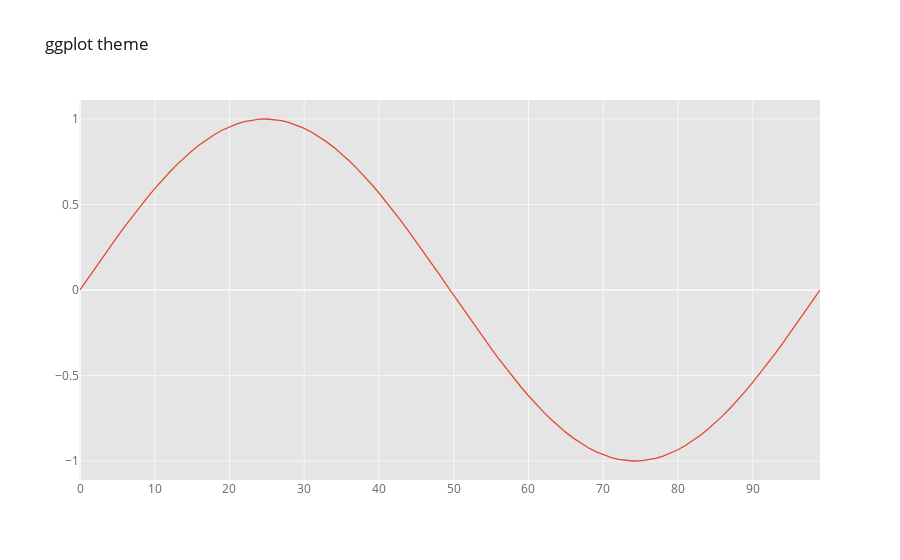
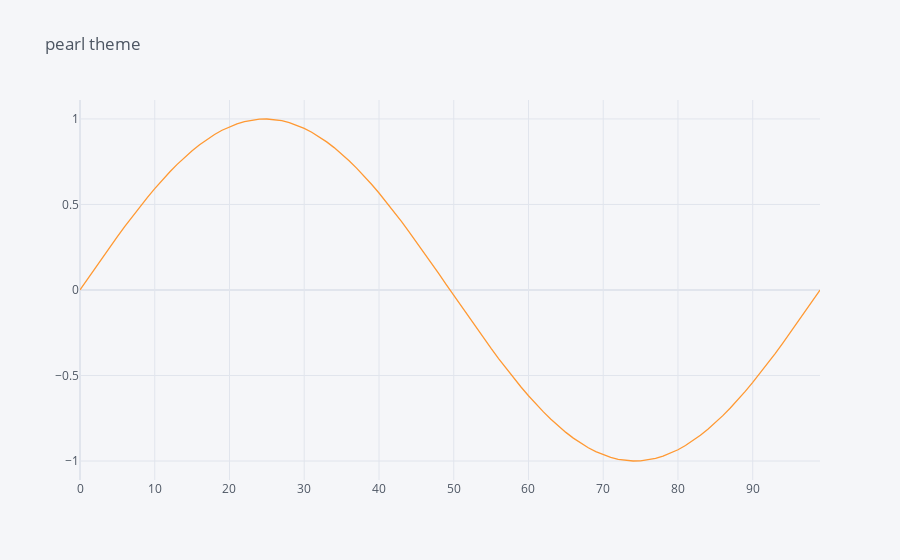
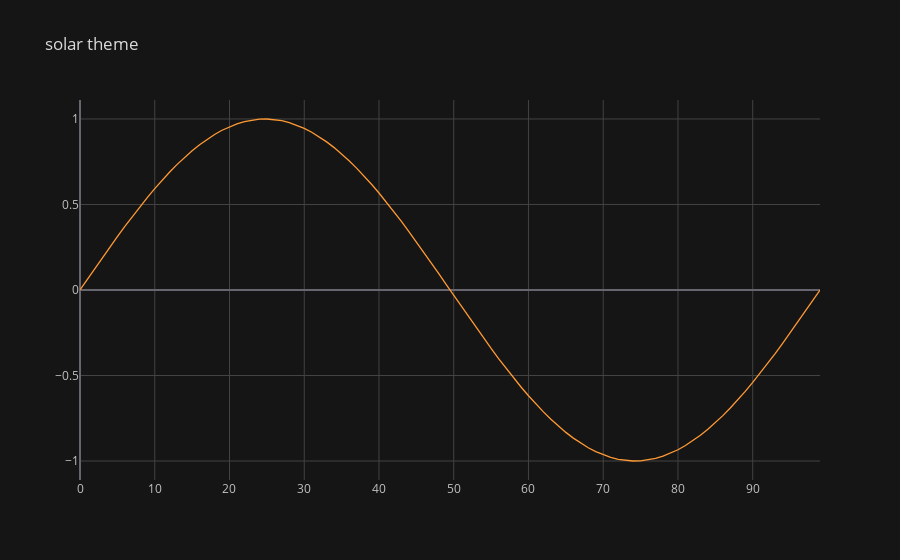
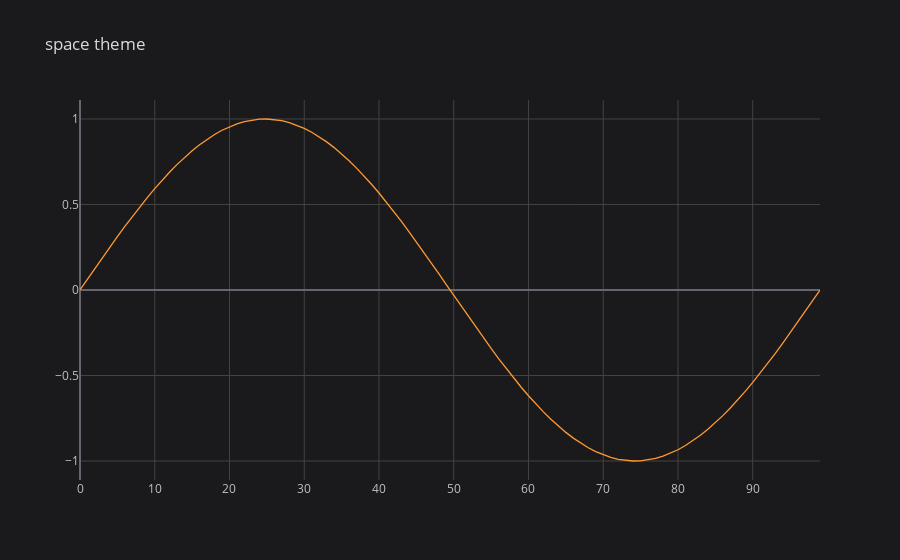

These figures' notebook cell, in order:
### Code cell
for theme in cf.getThemes():
    pd.DataFrame( data=np.sin(np.linspace(0,2*np.pi,100)), ).iplot(theme=theme,  title=f'{theme} theme')

### Figure 1 — Plotly figure (JSON) as saved in the notebook; plotly's stock layout.template omitted (floating-point values rounded to 4 significant figures)
{"data": [{"line": {"color": "rgba(226, 74, 51, 1.0)", "dash": "solid", "shape": "linear", "width": 1.3}, "mode": "lines", "name": "0", "text": "", "type": "scatter", "x": [0, 1, 2, 3, 4, 5, 6, 7, 8, 9, 10, 11, 12, 13, 14, 15, 16, 17, 18, 19, 20, 21, 22, 23, 24, 25, 26, 27, 28, 29, 30, 31, 32, 33, 34, 35, 36, 37, 38, 39, 40, 41, 42, 43, 44, 45, 46, 47, 48, 49, 50, 51, 52, 53, 54, 55, 56, 57, 58, 59, 60, 61, 62, 63, 64, 65, 66, 67, 68, 69, 70, 71, 72, 73, 74, 75, 76, 77, 78, 79, 80, 81, 82, 83, 84, 85, 86, 87, 88, 89, 90, 91, 92, 93, 94, 95, 96, 97, 98, 99], "y": [0, 0.06342, 0.1266, 0.1893, 0.2511, 0.312, 0.3717, 0.4298, 0.4862, 0.5406, 0.5929, 0.6428, 0.6901, 0.7346, 0.7761, 0.8146, 0.8497, 0.8815, 0.9096, 0.9341, 0.9549, 0.9718, 0.9848, 0.9938, 0.9989, 0.9999, 0.9969, 0.9898, 0.9788, 0.9638, 0.945, 0.9224, 0.896, 0.866, 0.8326, 0.7958, 0.7557, 0.7127, 0.6668, 0.6182, 0.5671, 0.5137, 0.4582, 0.4009, 0.342, 0.2817, 0.2203, 0.158, 0.09506, 0.03173, -0.03173, -0.09506, -0.158, -0.2203, -0.2817, -0.342, -0.4009, -0.4582, -0.5137, -0.5671, -0.6182, -0.6668, -0.7127, -0.7557, -0.7958, -0.8326, -0.866, -0.896, -0.9224, -0.945, -0.9638, -0.9788, -0.9898, -0.9969, -0.9999, -0.9989, -0.9938, -0.9848, -0.9718, -0.9549, -0.9341, -0.9096, -0.8815, -0.8497, -0.8146, -0.7761, -0.7346, -0.6901, -0.6428, -0.5929, -0.5406, -0.4862, -0.4298, -0.3717, -0.312, -0.2511, -0.1893, -0.1266, -0.06342, -2.449e-16]}], "layout": {"legend": {"bgcolor": "#FFFFFF", "font": {"color": "#666666"}}, "paper_bgcolor": "#FFFFFF", "plot_bgcolor": "#E5E5E5", "title": {"font": {"color": "#151516"}, "text": "ggplot theme"}, "xaxis": {"gridcolor": "#F6F6F6", "showgrid": true, "tickfont": {"color": "#666666"}, "title": {"font": {"color": "#666666"}, "text": ""}, "zerolinecolor": "#F6F6F6"}, "yaxis": {"gridcolor": "#F6F6F6", "showgrid": true, "tickfont": {"color": "#666666"}, "title": {"font": {"color": "#666666"}, "text": ""}, "zerolinecolor": "#F6F6F6"}}}

### Figure 2 — Plotly figure (JSON) as saved in the notebook; plotly's stock layout.template omitted (floating-point values rounded to 4 significant figures)
{"data": [{"line": {"color": "rgba(255, 153, 51, 1.0)", "dash": "solid", "shape": "linear", "width": 1.3}, "mode": "lines", "name": "0", "text": "", "type": "scatter", "x": [0, 1, 2, 3, 4, 5, 6, 7, 8, 9, 10, 11, 12, 13, 14, 15, 16, 17, 18, 19, 20, 21, 22, 23, 24, 25, 26, 27, 28, 29, 30, 31, 32, 33, 34, 35, 36, 37, 38, 39, 40, 41, 42, 43, 44, 45, 46, 47, 48, 49, 50, 51, 52, 53, 54, 55, 56, 57, 58, 59, 60, 61, 62, 63, 64, 65, 66, 67, 68, 69, 70, 71, 72, 73, 74, 75, 76, 77, 78, 79, 80, 81, 82, 83, 84, 85, 86, 87, 88, 89, 90, 91, 92, 93, 94, 95, 96, 97, 98, 99], "y": [0, 0.06342, 0.1266, 0.1893, 0.2511, 0.312, 0.3717, 0.4298, 0.4862, 0.5406, 0.5929, 0.6428, 0.6901, 0.7346, 0.7761, 0.8146, 0.8497, 0.8815, 0.9096, 0.9341, 0.9549, 0.9718, 0.9848, 0.9938, 0.9989, 0.9999, 0.9969, 0.9898, 0.9788, 0.9638, 0.945, 0.9224, 0.896, 0.866, 0.8326, 0.7958, 0.7557, 0.7127, 0.6668, 0.6182, 0.5671, 0.5137, 0.4582, 0.4009, 0.342, 0.2817, 0.2203, 0.158, 0.09506, 0.03173, -0.03173, -0.09506, -0.158, -0.2203, -0.2817, -0.342, -0.4009, -0.4582, -0.5137, -0.5671, -0.6182, -0.6668, -0.7127, -0.7557, -0.7958, -0.8326, -0.866, -0.896, -0.9224, -0.945, -0.9638, -0.9788, -0.9898, -0.9969, -0.9999, -0.9989, -0.9938, -0.9848, -0.9718, -0.9549, -0.9341, -0.9096, -0.8815, -0.8497, -0.8146, -0.7761, -0.7346, -0.6901, -0.6428, -0.5929, -0.5406, -0.4862, -0.4298, -0.3717, -0.312, -0.2511, -0.1893, -0.1266, -0.06342, -2.449e-16]}], "layout": {"legend": {"bgcolor": "#F5F6F9", "font": {"color": "#4D5663"}}, "paper_bgcolor": "#F5F6F9", "plot_bgcolor": "#F5F6F9", "title": {"font": {"color": "#4D5663"}, "text": "pearl theme"}, "xaxis": {"gridcolor": "#E1E5ED", "showgrid": true, "tickfont": {"color": "#4D5663"}, "title": {"font": {"color": "#4D5663"}, "text": ""}, "zerolinecolor": "#E1E5ED"}, "yaxis": {"gridcolor": "#E1E5ED", "showgrid": true, "tickfont": {"color": "#4D5663"}, "title": {"font": {"color": "#4D5663"}, "text": ""}, "zerolinecolor": "#E1E5ED"}}}

### Figure 3 — Plotly figure (JSON) as saved in the notebook; plotly's stock layout.template omitted (floating-point values rounded to 4 significant figures)
{"data": [{"line": {"color": "rgba(255, 153, 51, 1.0)", "dash": "solid", "shape": "linear", "width": 1.3}, "mode": "lines", "name": "0", "text": "", "type": "scatter", "x": [0, 1, 2, 3, 4, 5, 6, 7, 8, 9, 10, 11, 12, 13, 14, 15, 16, 17, 18, 19, 20, 21, 22, 23, 24, 25, 26, 27, 28, 29, 30, 31, 32, 33, 34, 35, 36, 37, 38, 39, 40, 41, 42, 43, 44, 45, 46, 47, 48, 49, 50, 51, 52, 53, 54, 55, 56, 57, 58, 59, 60, 61, 62, 63, 64, 65, 66, 67, 68, 69, 70, 71, 72, 73, 74, 75, 76, 77, 78, 79, 80, 81, 82, 83, 84, 85, 86, 87, 88, 89, 90, 91, 92, 93, 94, 95, 96, 97, 98, 99], "y": [0, 0.06342, 0.1266, 0.1893, 0.2511, 0.312, 0.3717, 0.4298, 0.4862, 0.5406, 0.5929, 0.6428, 0.6901, 0.7346, 0.7761, 0.8146, 0.8497, 0.8815, 0.9096, 0.9341, 0.9549, 0.9718, 0.9848, 0.9938, 0.9989, 0.9999, 0.9969, 0.9898, 0.9788, 0.9638, 0.945, 0.9224, 0.896, 0.866, 0.8326, 0.7958, 0.7557, 0.7127, 0.6668, 0.6182, 0.5671, 0.5137, 0.4582, 0.4009, 0.342, 0.2817, 0.2203, 0.158, 0.09506, 0.03173, -0.03173, -0.09506, -0.158, -0.2203, -0.2817, -0.342, -0.4009, -0.4582, -0.5137, -0.5671, -0.6182, -0.6668, -0.7127, -0.7557, -0.7958, -0.8326, -0.866, -0.896, -0.9224, -0.945, -0.9638, -0.9788, -0.9898, -0.9969, -0.9999, -0.9989, -0.9938, -0.9848, -0.9718, -0.9549, -0.9341, -0.9096, -0.8815, -0.8497, -0.8146, -0.7761, -0.7346, -0.6901, -0.6428, -0.5929, -0.5406, -0.4862, -0.4298, -0.3717, -0.312, -0.2511, -0.1893, -0.1266, -0.06342, -2.449e-16]}], "layout": {"legend": {"bgcolor": "#151516", "font": {"color": "#D9D9D9"}}, "paper_bgcolor": "#151516", "plot_bgcolor": "#151516", "title": {"font": {"color": "#D9D9D9"}, "text": "solar theme"}, "xaxis": {"gridcolor": "#434343", "showgrid": true, "tickfont": {"color": "#C2C2C2"}, "title": {"font": {"color": "#D9D9D9"}, "text": ""}, "zerolinecolor": "#666570"}, "yaxis": {"gridcolor": "#434343", "showgrid": true, "tickfont": {"color": "#C2C2C2"}, "title": {"font": {"color": "#D9D9D9"}, "text": ""}, "zerolinecolor": "#666570"}}}

### Figure 4 — Plotly figure (JSON) as saved in the notebook; plotly's stock layout.template omitted (floating-point values rounded to 4 significant figures)
{"data": [{"line": {"color": "rgba(255, 153, 51, 1.0)", "dash": "solid", "shape": "linear", "width": 1.3}, "mode": "lines", "name": "0", "text": "", "type": "scatter", "x": [0, 1, 2, 3, 4, 5, 6, 7, 8, 9, 10, 11, 12, 13, 14, 15, 16, 17, 18, 19, 20, 21, 22, 23, 24, 25, 26, 27, 28, 29, 30, 31, 32, 33, 34, 35, 36, 37, 38, 39, 40, 41, 42, 43, 44, 45, 46, 47, 48, 49, 50, 51, 52, 53, 54, 55, 56, 57, 58, 59, 60, 61, 62, 63, 64, 65, 66, 67, 68, 69, 70, 71, 72, 73, 74, 75, 76, 77, 78, 79, 80, 81, 82, 83, 84, 85, 86, 87, 88, 89, 90, 91, 92, 93, 94, 95, 96, 97, 98, 99], "y": [0, 0.06342, 0.1266, 0.1893, 0.2511, 0.312, 0.3717, 0.4298, 0.4862, 0.5406, 0.5929, 0.6428, 0.6901, 0.7346, 0.7761, 0.8146, 0.8497, 0.8815, 0.9096, 0.9341, 0.9549, 0.9718, 0.9848, 0.9938, 0.9989, 0.9999, 0.9969, 0.9898, 0.9788, 0.9638, 0.945, 0.9224, 0.896, 0.866, 0.8326, 0.7958, 0.7557, 0.7127, 0.6668, 0.6182, 0.5671, 0.5137, 0.4582, 0.4009, 0.342, 0.2817, 0.2203, 0.158, 0.09506, 0.03173, -0.03173, -0.09506, -0.158, -0.2203, -0.2817, -0.342, -0.4009, -0.4582, -0.5137, -0.5671, -0.6182, -0.6668, -0.7127, -0.7557, -0.7958, -0.8326, -0.866, -0.896, -0.9224, -0.945, -0.9638, -0.9788, -0.9898, -0.9969, -0.9999, -0.9989, -0.9938, -0.9848, -0.9718, -0.9549, -0.9341, -0.9096, -0.8815, -0.8497, -0.8146, -0.7761, -0.7346, -0.6901, -0.6428, -0.5929, -0.5406, -0.4862, -0.4298, -0.3717, -0.312, -0.2511, -0.1893, -0.1266, -0.06342, -2.449e-16]}], "layout": {"legend": {"bgcolor": "#1A1A1C", "font": {"color": "#D9D9D9"}}, "paper_bgcolor": "#1A1A1C", "plot_bgcolor": "#1A1A1C", "title": {"font": {"color": "#D9D9D9"}, "text": "space theme"}, "xaxis": {"gridcolor": "#434343", "showgrid": true, "tickfont": {"color": "#C2C2C2"}, "title": {"font": {"color": "#D9D9D9"}, "text": ""}, "zerolinecolor": "#666570"}, "yaxis": {"gridcolor": "#434343", "showgrid": true, "tickfont": {"color": "#C2C2C2"}, "title": {"font": {"color": "#D9D9D9"}, "text": ""}, "zerolinecolor": "#666570"}}}
